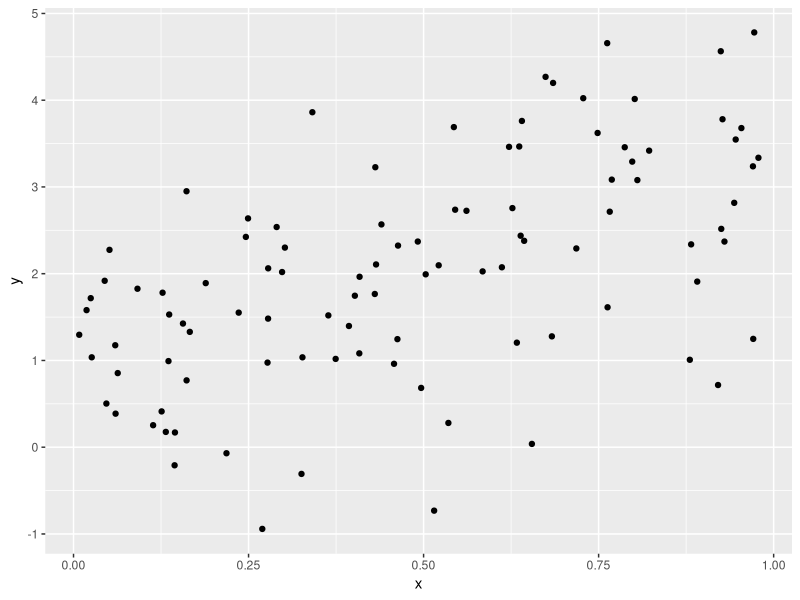

Generate this figure with R:
## ---- chunk 1
library(tidyverse)

plot_df = 
  tibble(x = runif(100),
         y = 1 + 2 * x + rnorm(100)
  )

plot_df |>
  ggplot(aes(x = x, y = y)) +
  geom_point()
